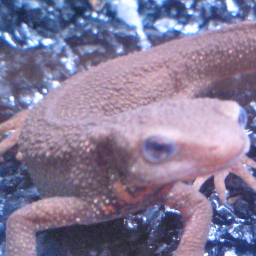
#> input picture questions/dataset/images/imori_256x256.png, 256 x 256 px, found by its file name
$ python main.py
#> lines starting #> are read from the running program, lines starting #| are printed output that depends on the picture; after the words box and inside, x2 and y2 are one past the last pixel; in counts of white or black regions, pixels touching at a corner belong together
#> further down, img_orig is the input picture: shape (256, 256, 3); mean B, G, R 152.1, 122.3, 133.4
import numpy as np
import cv2

def bgr2hsv(img):
    tmp = img.copy().astype(np.float32)
    v_max = tmp.max(axis=2)
    v_min = tmp.min(axis=2)
    v_argmin = tmp.argmin(axis=2) # v_minのindex
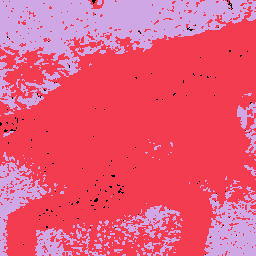
#> v_argmin: shape (256, 256) int64; 3 distinct labels, from 0 to 2; one colour per label, 0 black
    bgr = cv2.split(tmp)
    b = bgr[0]
    g = bgr[1]
    r = bgr[2]
    tmp = np.zeros_like(tmp, dtype=np.float32)

    diff = np.maximum(v_max - v_min, 1e-10)
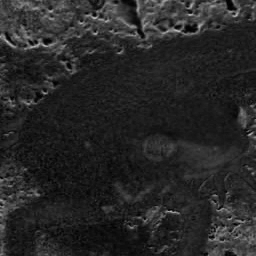
#> diff: shape (256, 256) float32; min 1e-10, max 191, mean 39.1

    # Hue
    index = v_argmin == 0 # B
#> index: shape (256, 256) bool; 0.45% white in thin lines or dots
    tmp[..., 0][index] = 60 * (b - g)[index] / diff[index] + 60
    index = v_argmin == 1 # G
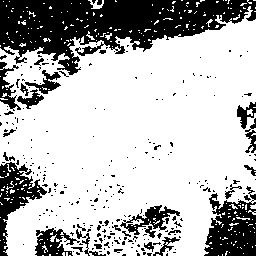
#> index: shape (256, 256) bool; 71.8% white; 271 black regions (240 under 20 px), largest, box (x1, y1, x2, y2) and area: (0, 0, 256, 75) 10125, (204, 186, 256, 256) 2280, (0, 162, 47, 256) 1559
    tmp[..., 0][index] = 60 * (r - b)[index] / diff[index] + 300
    index = v_argmin == 2 # R
#> index: shape (256, 256) bool; 27.8% white; 187 white regions (156 under 20 px), largest, box (x1, y1, x2, y2) and area: (0, 0, 256, 75) 10085, (204, 186, 256, 256) 2273, (0, 162, 47, 256) 1559
    tmp[..., 0][index] = 60 * (b - g)[index] / diff[index] + 180
    index = v_max == v_min
#> index: shape (256, 256) bool; 0.01% white in thin lines or dots, all inside (x1, y1, x2, y2) = (38, 4, 232, 228)
    tmp[..., 0][index] = 0
#> tmp: shape (256, 256, 3) float32; mean of channels 0, 1, 2 274.6, 0, 0
    # Saturation
    tmp[..., 1] = v_max - v_min
    # Value
    tmp[..., 2] = v_max
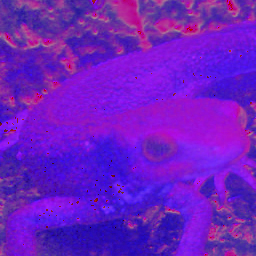
#> tmp: shape (256, 256, 3) float32; mean of channels 0, 1, 2 274.6, 39.1, 156.3; drawn with min black and max white
    return tmp

def hsv2bgr(img):
    hsv = cv2.split(img)
    _h = hsv[0] / 60
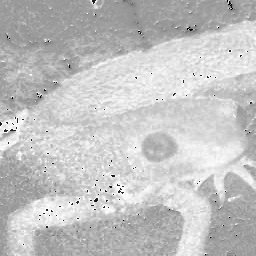
#> _h: shape (256, 256) float32; min 0, max 5.99, mean 4.58; drawn with min black and max white
    s = hsv[1]
    v = hsv[2]
    x = s * (1 - np.abs(_h % 2 - 1))
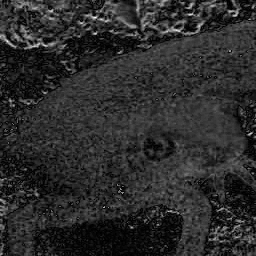
#> x: shape (256, 256) float32; min 0, max 99, mean 17.3; drawn with min black and max white
    z = np.zeros_like(x)
    vals = np.array([[z, x, s], [z, s, x], [x, s, z], [s, x, z], [s, z, x], [x, z, s]])

    tmp = np.zeros_like(img)

    for i in range(6):
        index = _h.astype(int) == i
        for j in range(3):
            tmp[..., j][index] = (v - s)[index] + vals[i, j][index]
#> this loop made 6 passes
#> pass 3, in hsv2bgr, `index = _h.astype(int) == i`:
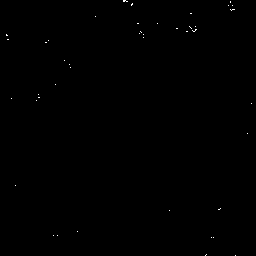
#> index: shape (256, 256) bool; 0.12% white in thin lines or dots

    return np.clip(tmp, 0, 255).astype(np.uint8)

if __name__ == '__main__':
    img_orig = cv2.imread('questions/dataset/images/imori_256x256.png')
    img_hsv = bgr2hsv(img_orig)
    #img_hsv[..., 0] = (img_hsv[..., 0] + 180) % 360
    img_result = hsv2bgr(img_hsv)
    cv2.imshow('python_origin', img_orig)
    cv2.imshow('python_result', img_result)
    cv2.moveWindow('python_result', img_orig.shape[1], 0)
    cv2.waitKey(3000)

$ run again, with questions/dataset/images/madara.png copied over questions/dataset/images/imori_256x256.png
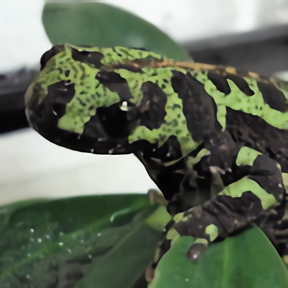
#> input picture questions/dataset/images/madara.png, 288 x 288 px, found by its file name
#> img_orig is the input picture: shape (288, 288, 3); mean B, G, R 90, 107.8, 98
#> v_argmin: shape (288, 288) int64; 3 distinct labels, from 0 to 2
#> in bgr2hsv, `index = v_argmin == 0`:
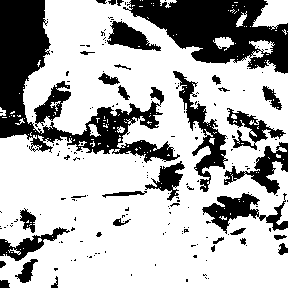
#> index: shape (288, 288) bool; 70.1% white; 186 black regions (151 under 20 px), largest, box (x1, y1, x2, y2) and area: (0, 0, 180, 163) 8163, (123, 0, 288, 74) 6668, (173, 71, 228, 192) 1688
#> after the loop in hsv2bgr, `for i in range(6):`:
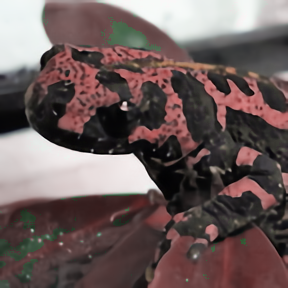
#> tmp: shape (288, 288, 3) float32; mean of channels 0, 1, 2 90, 91.1, 107.5; drawn as B, G, R
